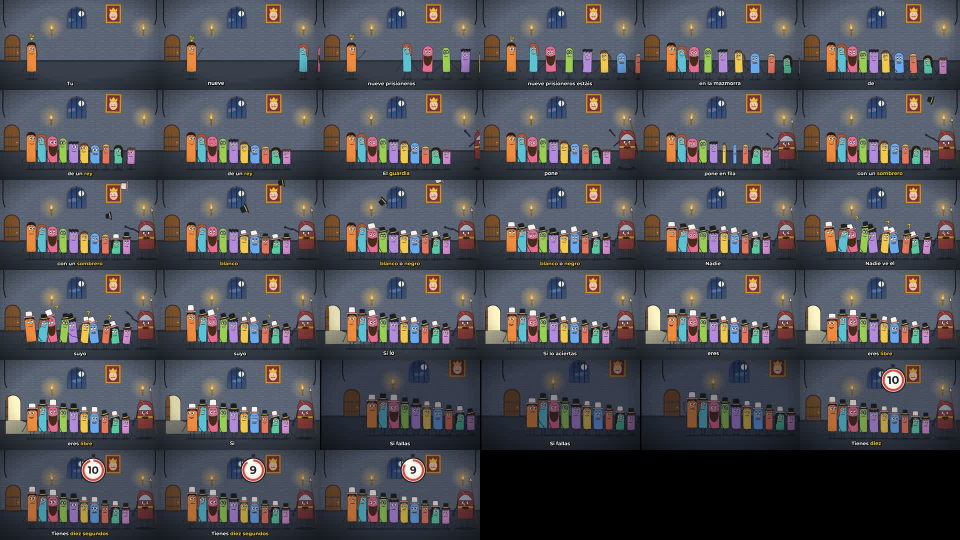
#> input picture acertijo_sombreros/muestra_svg/hoja_revision.jpg, 1920 x 1080 px (shown at 1/2 size); its folder holds only this picture in this run
$ python -i anim_lib.py   (imports and definitions only)
#> lines starting #> are read from the running program, lines starting #| are printed output that depends on the picture
#> in pieza, im is the input picture: PIL image 1920x1080 RGB; mean R, G, B 77, 77.2, 83
# Motor de animación por recortes (cut-out) en Python: piezas RGBA con pivote, transformaciones afines,
# ondulación de cuerpos de serpiente, parpadeo, bocas sincronizadas con la voz, silueta->color y cámara con parallax.
import math, json, numpy as np
from PIL import Image, ImageFilter
from scipy import ndimage

W, H, FPS = 1920, 1080, 30

# ---------------- easing
def cl(x, a=0.0, b=1.0): return max(a, min(b, x))
def eio(x): x = cl(x); return 3 * x * x - 2 * x ** 3
def eout(x): x = cl(x); return 1 - (1 - x) ** 4
def ein(x): x = cl(x); return x ** 3
def back(x, s=1.8): x = cl(x) - 1; return 1 + (s + 1) * x ** 3 + s * x ** 2
def lerp(a, b, x): return a + (b - a) * x
# [8 lines left out: function keys, not called in this run]

# ---------------- piezas
def recortar_blanco(im, th=238, borde=1):
    """Quita el fondo blanco liso conectado al borde (los blancos interiores, como ojos, se quedan)."""
#> called with th = 238, borde = 1
    a = np.asarray(im.convert("RGB")).astype(np.int16)
    claro = (a.min(2) >= th) & ((a.max(2) - a.min(2)) < 18)
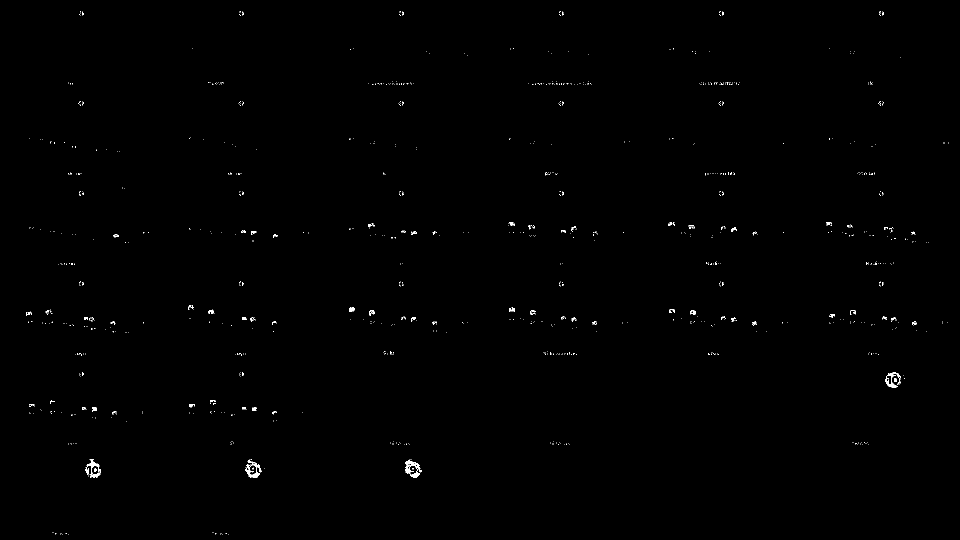
#> claro: shape (1080, 1920) bool (shown at 1/2 size); 0.27% white in thin lines or dots
    lab, n = ndimage.label(claro)
#> lab: shape (1080, 1920) int32; 1334 distinct labels, from 0 to 1333
#> n = 1333
    bordes = set(np.unique(np.r_[lab[0], lab[-1], lab[:, 0], lab[:, -1]])) - {0}
#> bordes = 0 items
    fondo = np.isin(lab, list(bordes))
#> fondo: shape (1080, 1920) bool; every value is 0
    m = ~fondo
#> m: shape (1080, 1920) bool; every value is 1
    m = ndimage.binary_opening(m, iterations=1)
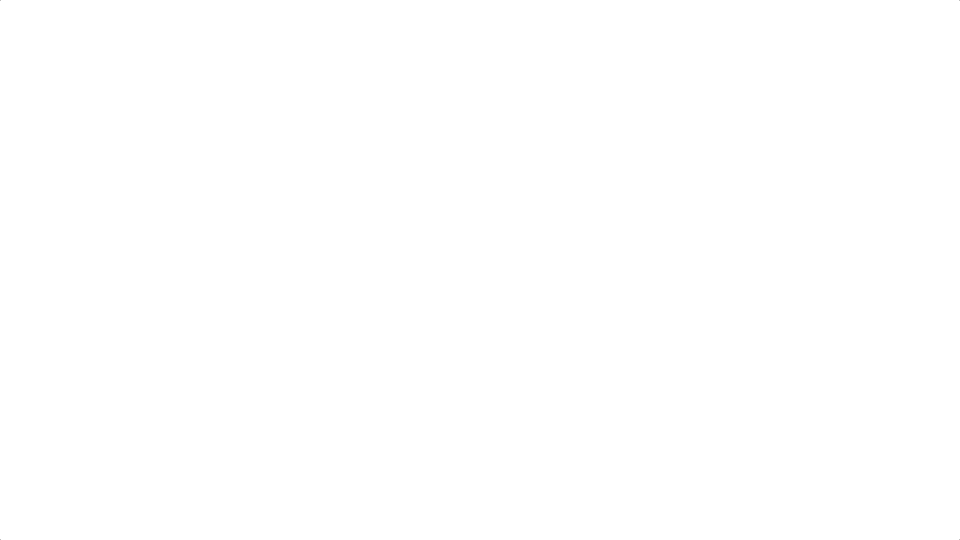
#> m: shape (1080, 1920) bool (shown at 1/2 size); 100% white; black in thin lines or dots
    lab2, n2 = ndimage.label(m)
#> lab2: shape (1080, 1920) int32; values 0 (black) and 1 (white), 100% white; black in thin lines or dots
#> n2 = 1
    if n2 > 1:                                            # fuera motas sueltas
        s = ndimage.sum(m, lab2, range(1, n2 + 1)); keep = np.isin(lab2, [i + 1 for i, v in enumerate(s) if v > 0.002 * m.size])
        m &= keep
    if borde: m = ndimage.binary_erosion(m, iterations=borde)
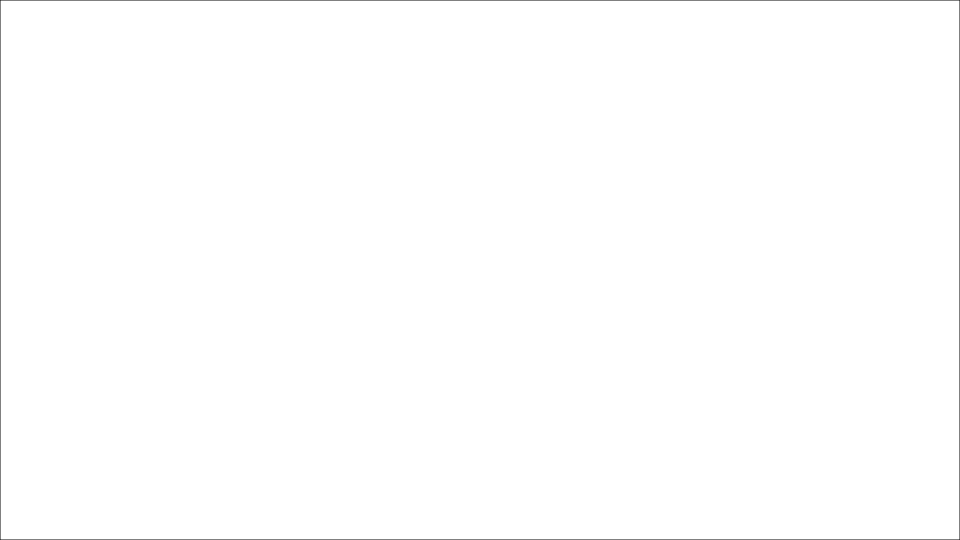
#> m: shape (1080, 1920) bool (shown at 1/2 size); 99.7% white; black in thin lines or dots
    alpha = Image.fromarray((m * 255).astype(np.uint8)).filter(ImageFilter.GaussianBlur(0.8))
    out = im.convert("RGBA"); out.putalpha(alpha)
    return out

def recortar_bbox(im, pad=4):
#> called with pad = 4
    bb = im.getchannel("A").point(lambda v: 255 if v > 8 else 0).getbbox()
#> bb = (0, 0, 1920, 1080)
    if not bb: return im, (0, 0)
    x0, y0, x1, y1 = bb; x0, y0 = max(0, x0 - pad), max(0, y0 - pad); x1, y1 = min(im.width, x1 + pad), min(im.height, y1 + pad)
#> after `x0, y0, x1, y1 = bb`: x0 = 0; y0 = 0; x1 = 1920; y1 = 1080
    return im.crop((x0, y0, x1, y1)), (x0, y0)

def pieza(path, escala=1.0, th=238):
    im = Image.open(path).convert("RGB")
    p, _ = recortar_bbox(recortar_blanco(im, th))
    if escala != 1.0: p = p.resize((max(1, int(p.width * escala)), max(1, int(p.height * escala))), Image.LANCZOS)
    return p

# [24 lines left out: functions piezas_en_fila, igualar, not called in this run]

def silueta(p, col=(12, 14, 20)):
    s = Image.new("RGBA", p.size, col + (255,)); s.putalpha(p.getchannel("A")); return s

# ---------------- dibujo con transformación
# [47 lines left out: functions pegar, _pegar_recortado, onda, not called in this run]

# ---------------- voz: envolvente para la boca
class Boca:
    # [39 lines left out: functions __init__, abierta, parpadeo, fondo_cam, vineta, not called in this run]

>>> result = pieza('../../../acertijo_sombreros/muestra_svg/hoja_revision.jpg')
